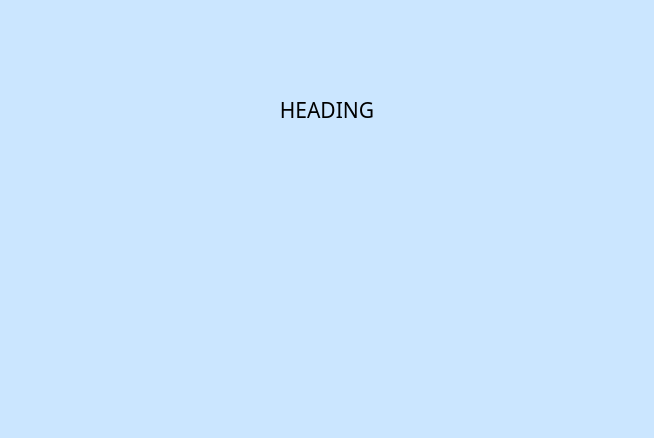
<?xml version="1.0" encoding="UTF-8"?>
<ui version="4.0">
 <class>MainWindow</class>
 <widget class="QMainWindow" name="MainWindow">
  <property name="geometry">
   <rect>
    <x>0</x>
    <y>0</y>
    <width>654</width>
    <height>438</height>
   </rect>
  </property>
  <property name="windowTitle">
   <string>MainWindow</string>
  </property>
  <property name="styleSheet">
   <string notr="true">background-color: rgb(203, 230, 255);
font: 11pt &quot;Ubuntu Mono&quot;;</string>
  </property>
  <widget class="QWidget" name="centralwidget">
   <layout class="QVBoxLayout" name="verticalLayout_4">
    <item>
     <widget class="QLabel" name="label_heading">
      <property name="font">
       <font>
        <family>Ubuntu Mono</family>
        <pointsize>16</pointsize>
        <weight>9</weight>
        <italic>false</italic>
        <bold>false</bold>
       </font>
      </property>
      <property name="accessibleDescription">
       <string extracomment="4"/>
      </property>
      <property name="styleSheet">
       <string notr="true">font: 75 16pt &quot;Ubuntu Mono&quot;;</string>
      </property>
      <property name="text">
       <string>HEADING</string>
      </property>
      <property name="alignment">
       <set>Qt::AlignCenter</set>
      </property>
     </widget>
    </item>
    <item>
     <widget class="QWidget" name="verticalWidget_common" native="true">
      <property name="minimumSize">
       <size>
        <width>230</width>
        <height>60</height>
       </size>
      </property>
      <layout class="QVBoxLayout" name="verticalLayout">
       <property name="leftMargin">
        <number>25</number>
       </property>
       <property name="topMargin">
        <number>10</number>
       </property>
       <property name="rightMargin">
        <number>10</number>
       </property>
       <property name="bottomMargin">
        <number>10</number>
       </property>
      </layout>
     </widget>
    </item>
    <item>
     <layout class="QGridLayout" name="gridLayout_chan">
      <property name="leftMargin">
       <number>5</number>
      </property>
      <property name="topMargin">
       <number>5</number>
      </property>
      <property name="rightMargin">
       <number>5</number>
      </property>
      <property name="bottomMargin">
       <number>5</number>
      </property>
     </layout>
    </item>
   </layout>
  </widget>
 </widget>
 <resources/>
 <connections/>
</ui>
